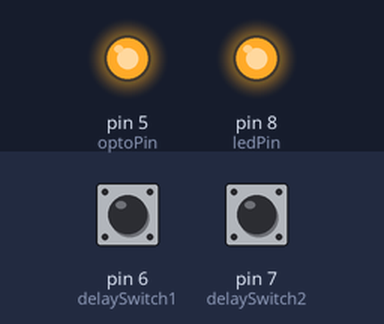
Simulated run of this sketch. Board: Arduino Uno, built with avr-gcc and run on an emulated ATmega328P. Parts: output pins drawn as LEDs (lit = HIGH). The inputs (shaded band) are chosen by the test bench; at power-on: pin 6 (delaySwitch1) HIGH, pin 7 (delaySwitch2) HIGH.

Above: at 0.05 s.
At 10.2 s:
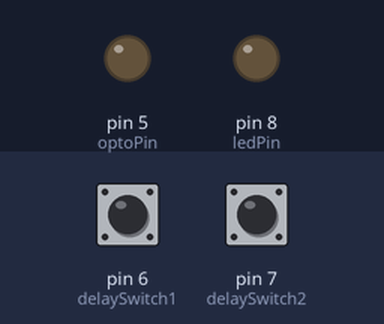
At 20.35 s:
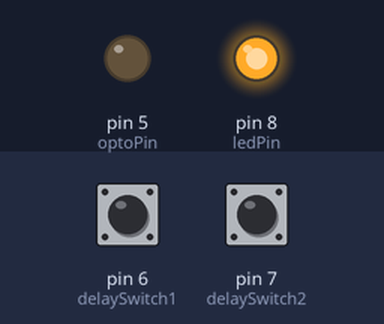
Timing chart, 0 to 26.3 s (numbered marks = the images above):
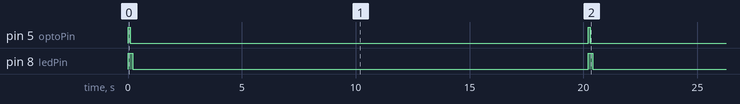

The sketch:

intervalo.ino
```cpp
// Intervalometer
// 3-way switch to control delay
// 7.1.2013 Visa Ritvola

const int optoPin = 5;      // Optocoupler pin
const int delaySwitch1 = 6;  // Delayswitch in position 1
const int delaySwitch2 = 7; // in position 2
const int ledPin = 8;

const int delayTime1 = 5000; // five second delay
const int delayTime2 = 20000;  // twenty second delay
const int delayTime3 = 60000;  // one minute delay

void setup()
{
  pinMode(optoPin, OUTPUT);
  pinMode(ledPin, OUTPUT);
  pinMode(delaySwitch1, INPUT);
  pinMode(delaySwitch2, INPUT);

  digitalWrite(delaySwitch1, HIGH);
  digitalWrite(delaySwitch2, HIGH);

  digitalWrite(optoPin, LOW);
  digitalWrite(ledPin, LOW);

}

void loop()
{
  digitalWrite(optoPin, HIGH);
  digitalWrite(ledPin, HIGH);
  delay(100);
  digitalWrite(optoPin, LOW);
  delay(100);
  digitalWrite(ledPin, LOW);
  delay(determineDelay());
}

int determineDelay()
{
  if (digitalRead(delaySwitch1) == LOW) {
    return delayTime1; // Switch in UP position
  } else if (digitalRead(delaySwitch2) == LOW) {
    return delayTime3; // Switch in DOWN position
  } else {
    return delayTime2; // Switch in MIDDLE position
  }
}
```

Measured:
- by itself, pin 5 (optoPin): alternates HIGH for 0.10 s and LOW for 20.1 s
- by itself, pin 8 (ledPin): alternates HIGH for 0.20 s and LOW for 20.0 s
- by itself, everything shown: repeats every 20.2 s, in 3 steps
